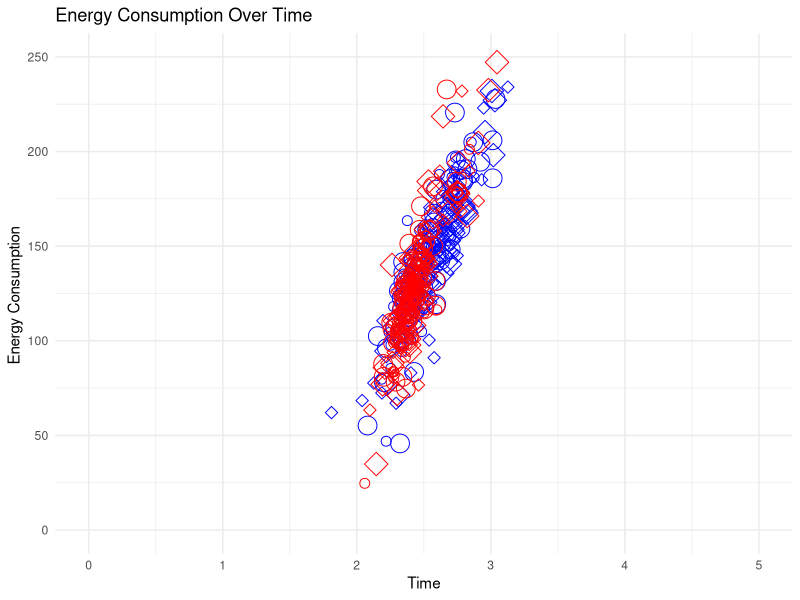

Source code (R):
mixed_data_inverted <- read.csv("data/ola-1.11.8-mixed-inverted-ola-mixed-inverted-16-Dec-09-02-52.csv")
mixed_data_inverted$group <- "1.11.8"
mixed_data_regular <- read.csv("data/ola-1.11.7-mixed-ola-mixed-15-Dec-19-49-11.csv")
mixed_data_regular$group <- "1.11.7"

mixed_data <- rbind(mixed_data_regular, mixed_data_inverted)
for (i in 2:nrow(mixed_data)) {
  if (mixed_data$work[i] == "ola-mixed" | mixed_data$work[i] == "ola-mixed-inverted") {
    if (mixed_data$PKG[i]*mixed_data$PKG[i-1] == 0)  {
      next
    }
    mixed_data$delta_seconds[i] <- mixed_data$seconds[i] - mixed_data$seconds[i-1]
    mixed_data$delta_PKG[i] <- mixed_data$PKG[i] - mixed_data$PKG[i-1]
  }
}

library(ggplot2)
library(dplyr)
mixed_data_workload <- mixed_data %>% filter(delta_PKG != 0)

mixed_data_workload$color <- ifelse(mixed_data_workload$group == "1.11.8", "red", "blue")
mixed_data_workload$shape <- ifelse(mixed_data_workload$dimension == 3, 21,23)
mixed_data_workload$size <- ifelse(mixed_data_workload$population_size == 200, 3,6)
ggplot(mixed_data_workload, aes(x = delta_seconds, y = delta_PKG)) +
  geom_point(color=mixed_data_workload$color, shape=mixed_data_workload$shape, size=mixed_data_workload$size) +
  labs(
    title = "Energy Consumption Over Time",
    x = "Time",
    y = "Energy Consumption "
  ) +
  theme_minimal() + xlim(0,5)+ ylim(0,250)

summary_data <- mixed_data %>%
  filter( PKG != 0) %>%
  group_by(work,population_size, dimension, max_gens, group) %>%
  summarise(
    mean_PKG = mean(PKG),
    median_PKG = median(PKG),
    sd_PKG = sd(PKG),
    trimmed_PKG = mean(PKG, trim = 0.2),
    mean_delta_PKG = mean(delta_PKG, trim=0.2),
    sd_delta_PKG = sd(delta_PKG)
  )

for (dim in c(3,5)) {
  for (pop in c(200,400)) {
    data_subset <- mixed_data %>%
      filter(dimension == dim, population_size == pop, (work == "ola-mixed" | work == "ola-mixed-inverted"))
    group_regular <- data_subset$PKG[data_subset$group == "1.11.7"]
    cat( "=================================================================================\n")
    cat( "Mean PKG for 1.11.7, Dim:", dim, "Pop:", pop, "=", mean(group_regular), "\n")
    group_inverted <- data_subset$PKG[data_subset$group == "1.11.8"]
    cat( "Mean PKG for 1.11.8, Dim:", dim, "Pop:", pop, "=", mean(group_inverted), "\n")
    test_result <- wilcox.test(group_regular, group_inverted)
    cat("PKG Dimension:", dim, "Population Size:", pop, "p-value:", test_result$p.value, "\n")

    group_regular <- data_subset$delta_PKG[data_subset$group == "1.11.7"]
    cat( "\nMean delta PKG for 1.11.7, Dim:", dim, "Pop:", pop, "=", mean(group_regular), "\n")
    group_inverted <- data_subset$delta_PKG[data_subset$group == "1.11.8"]
    cat( "Mean delta PKG for 1.11.8, Dim:", dim, "Pop:", pop, "=", mean(group_inverted), "\n")
    test_result <- wilcox.test(group_regular, group_inverted)
    cat("Delta PKG Dimension:", dim, "Population Size:", pop, "p-value:", test_result$p.value, "\n")
  }
}




